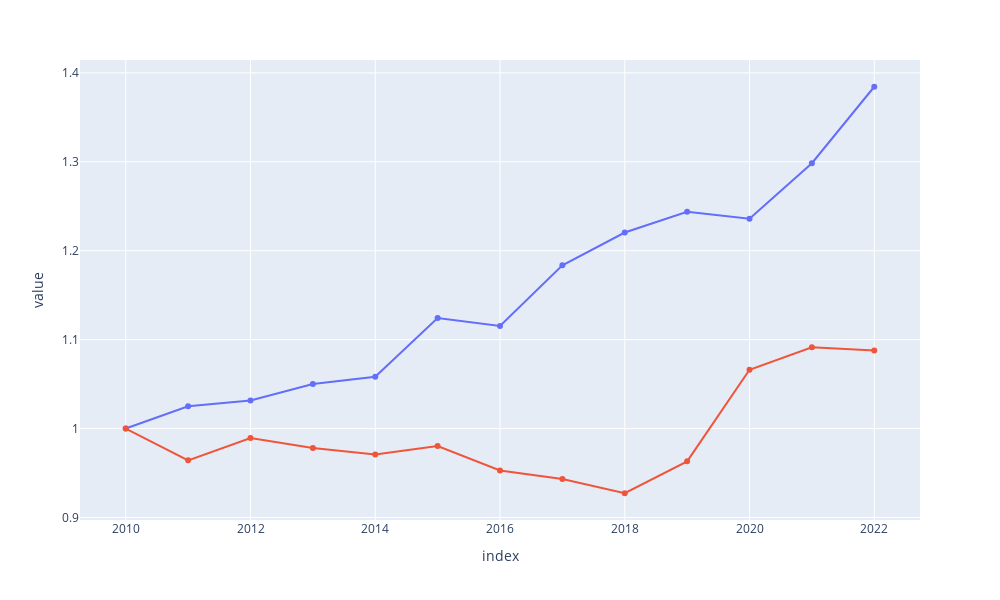

The code cell stored with this chart in its notebook:
### Code cell
import plotly.express as px
import matplotlib.pyplot as plt

df = pd.concat([model_series, noise_series], axis=1)

fig = px.line(df, y=df.columns)
fig.update_traces(mode="lines+markers")
fig.update_layout(
        autosize=False,
        width=1000,
        height=600,
        hovermode="closest",
        showlegend=False,
    )
fig.show()

### Figure 1 — Plotly figure (JSON) as saved in the notebook; plotly's stock layout.template omitted (floating-point values rounded to 4 significant figures)
{"data": [{"hovertemplate": "variable=Model. Annualized Return: 0.02533655771370502. Sharpe Ratio:1.0907627556153772<br>index=%{x}<br>value=%{y}<extra></extra>", "legendgroup": "Model. Annualized Return: 0.02533655771370502. Sharpe Ratio:1.0907627556153772", "line": {"color": "#636efa", "dash": "solid"}, "marker": {"symbol": "circle"}, "mode": "lines+markers", "name": "Model. Annualized Return: 0.02533655771370502. Sharpe Ratio:1.0907627556153772", "orientation": "v", "showlegend": true, "type": "scatter", "x": [2010, 2011, 2012, 2013, 2014, 2015, 2016, 2017, 2018, 2019, 2020, 2021, 2022], "xaxis": "x", "y": [1, 1.025, 1.031, 1.05, 1.058, 1.124, 1.115, 1.184, 1.22, 1.244, 1.236, 1.298, 1.384], "yaxis": "y"}, {"hovertemplate": "variable=Noise. Annualized Return: 0.006486577105657698. Sharpe Ratio:0.20887010940651765<br>index=%{x}<br>value=%{y}<extra></extra>", "legendgroup": "Noise. Annualized Return: 0.006486577105657698. Sharpe Ratio:0.20887010940651765", "line": {"color": "#EF553B", "dash": "solid"}, "marker": {"symbol": "circle"}, "mode": "lines+markers", "name": "Noise. Annualized Return: 0.006486577105657698. Sharpe Ratio:0.20887010940651765", "orientation": "v", "showlegend": true, "type": "scatter", "x": [2010, 2011, 2012, 2013, 2014, 2015, 2016, 2017, 2018, 2019, 2020, 2021, 2022], "xaxis": "x", "y": [1, 0.9642, 0.9893, 0.9782, 0.9709, 0.9803, 0.9528, 0.9432, 0.9272, 0.9631, 1.066, 1.091, 1.088], "yaxis": "y"}], "layout": {"autosize": false, "height": 600, "hovermode": "closest", "legend": {"title": {"text": "variable"}, "tracegroupgap": 0}, "margin": {"t": 60}, "showlegend": false, "width": 1000, "xaxis": {"anchor": "y", "domain": [0, 1], "title": {"text": "index"}}, "yaxis": {"anchor": "x", "domain": [0, 1], "title": {"text": "value"}}}}
